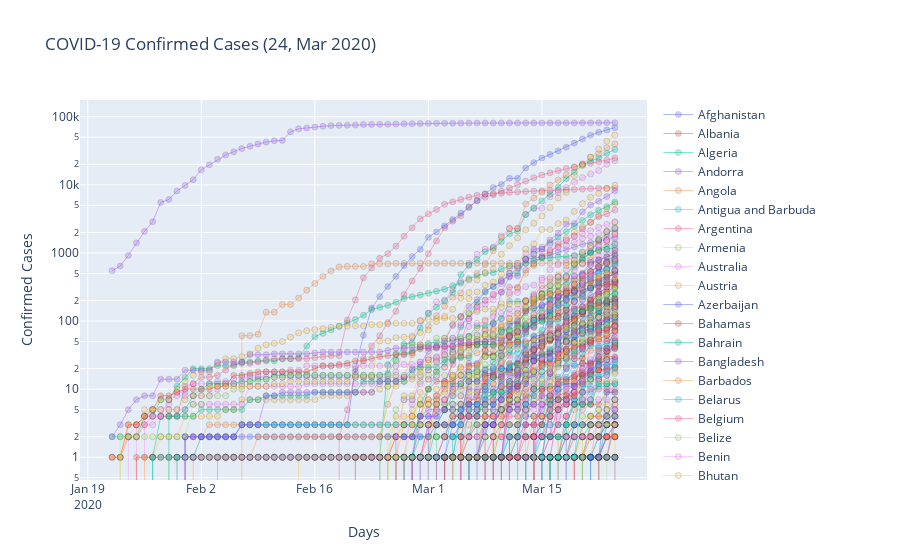

The cell this chart's notebook holds for it:
### Markdown cell above
### <strong> Filename: </strong> <em>covid_19_time_series_comfirmed_cases.ipynb<em>
##### <strong>Description:</strong> <em>Creates an Scatter plot of all confirmed cases of COVID-19 in the world using dataset provided by https://data.humdata.org/dataset/novel-coronavirus-2019-ncov-cases</em>
##### <strong>Author:</strong> <em> Carlos Eduardo Beluzo (cbeluzo@gmail.com)</em>
##### <strong>Creation:</strong> <em> Mar/2020 </em>
##### <strong>Version:</strong> <em> 2020.03-3 </em>

### Code cell
import numpy as np
import pandas as pd
import datetime as dt
import plotly.graph_objects as go
import plotly as plt

df = pd.read_csv('https://raw.githubusercontent.com/CSSEGISandData/COVID-19/master/csse_covid_19_data/csse_covid_19_time_series/time_series_covid19_confirmed_global.csv')
df['Province/State'] = df['Province/State'].fillna('n/a')
df = df.fillna(0)
#df.head()

dfA = df.drop(['Province/State','Lat','Long'], axis = 1)
dfA = dfA.groupby('Country/Region').sum().T
dfA = dfA.reset_index()
dfA = dfA.rename(columns = {'index':'Day'})
dfA[['Day']] = pd.to_datetime(dfA['Day'],utc=False)
#dfA.head()

fig = go.Figure()

last_upt = dt.date.today() #- dt.timedelta(days=1)

title = 'COVID-19 Confirmed Cases (' + "{:%d, %b %Y}".format(last_upt) +')'
autor = "Author: Prof. Carlos Ed Beluzo - cbeluzo@gmail.com </a>"
data_source= 'Data source: data.humdata.org'

for country in dfA.columns[1:]:
#for country in ['Brazil','China']:
    fig.add_trace(go.Scatter(x=dfA.Day, 
                             y=dfA[country], 
                             mode='lines+markers', 
                             name=country,
                             text=np.full((dfA.shape[1],1), country), 
                             line=dict(width=0.5), 
                             marker = dict(opacity= 0.3, line = dict(width = 0.5,color = 'rgb(0, 0, 0)')),
                             hovertemplate = "<b>%{text}</b><br>" +
                                             "<b>Day</b>: %{x}<br>" +
                                             "<b>%{yaxis.title.text}</b>: %{y}<br>" +
                                             "<extra></extra>"
                             )
                 )
    
annotations = []

# Source
#annotations.append(dict(xref='paper', yref='paper', x=0.25, y=1.09, xanchor='center', yanchor='top', text=autor + ' | ' + data_source,
#                              font=dict(family='Arial', size=12, color='rgb(150,150,150)'), showarrow=False))

fig.update_layout(annotations=annotations,
                 xaxis_title='Days',
                 yaxis_title='Confirmed Cases',
                 yaxis_type="log",
                 title_text=title)
#fig.show()
plt.offline.plot(fig, filename="html/covid_19_time_series_comfirmed_cases.html")
dfA.to_csv (r'data/covid_19_time_series_comfirmed_cases.csv', index = False, header=True)
